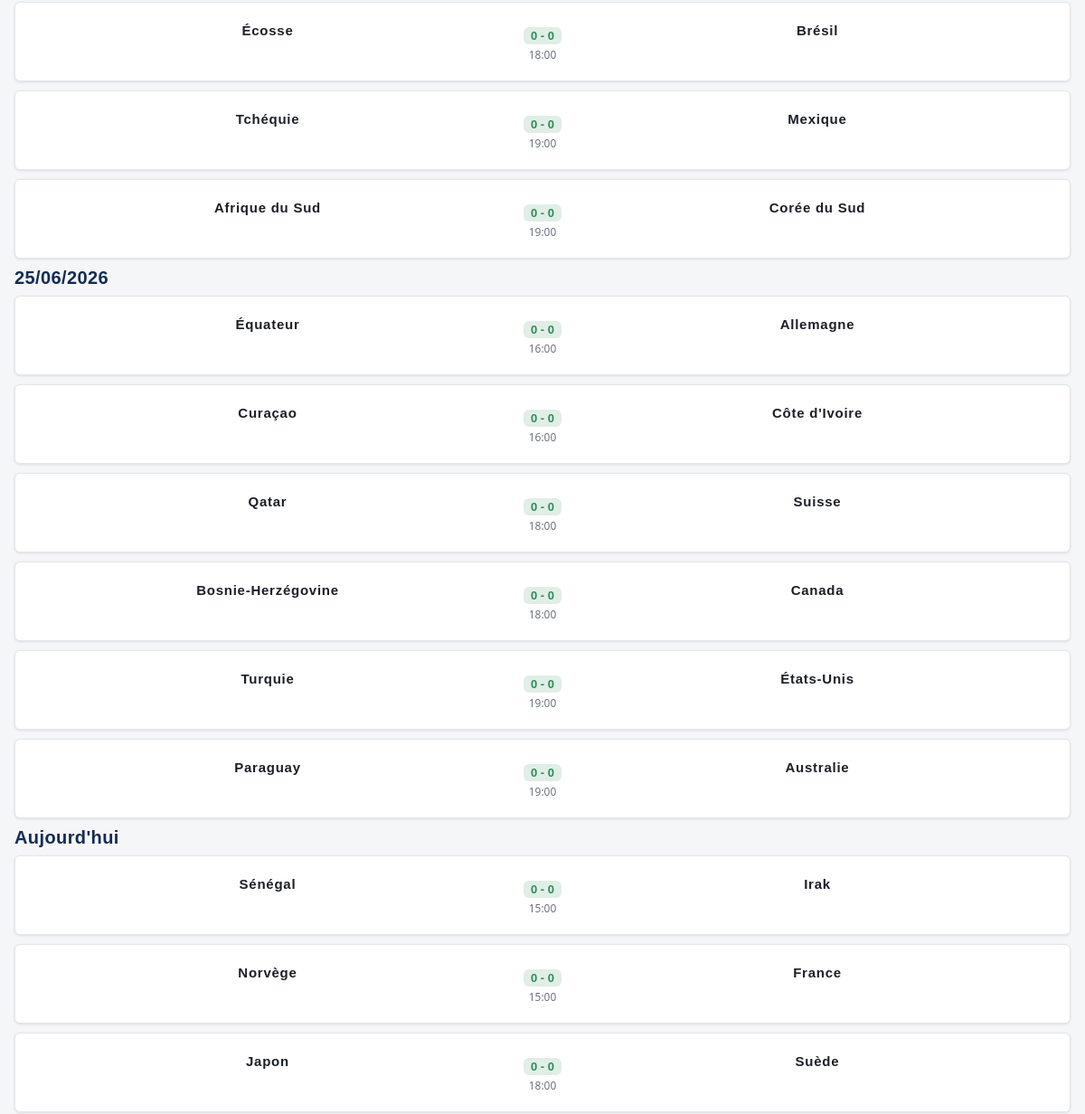
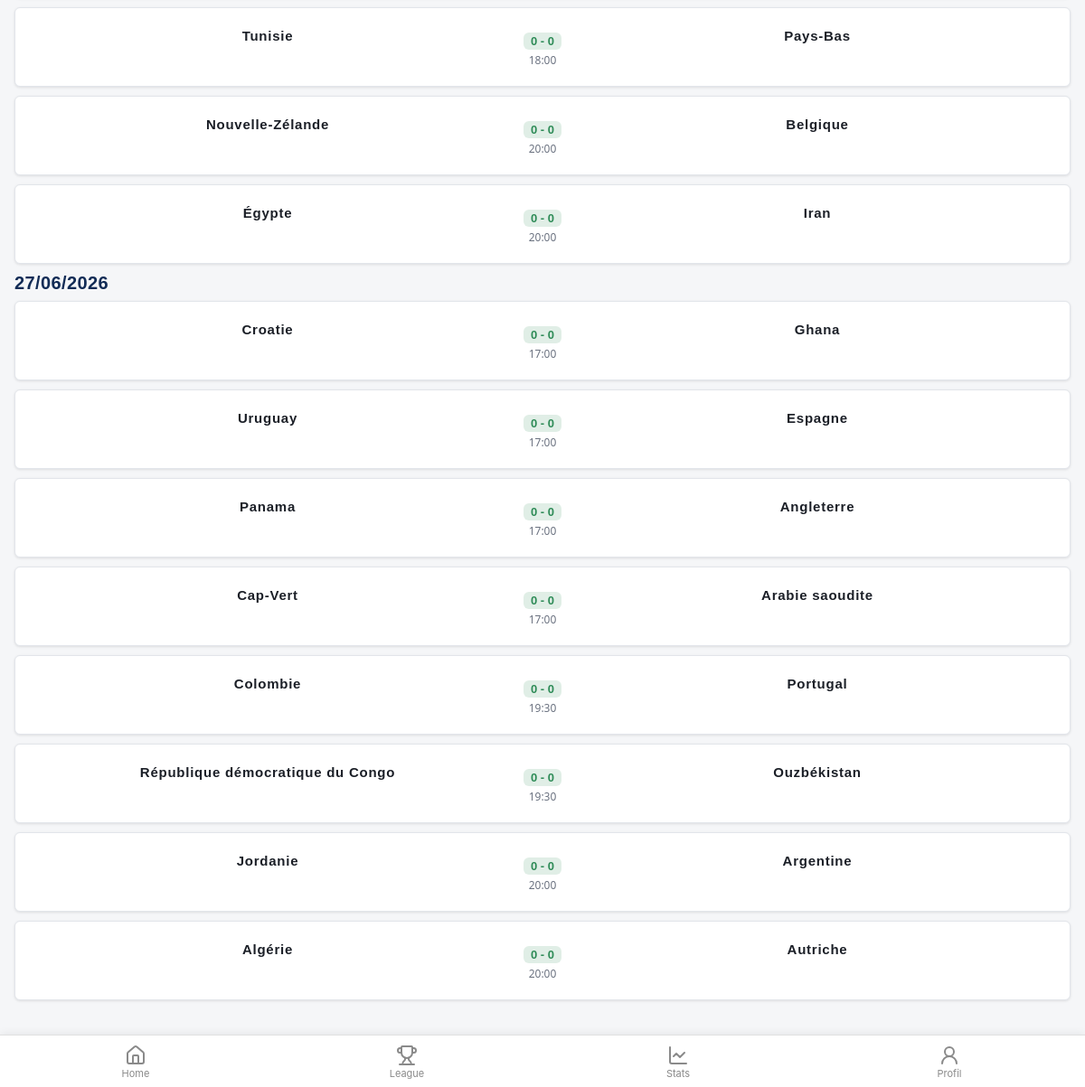
Before: /index.php?view=scores (signed in, lower part) with the older database file (2 pictures, top to bottom).
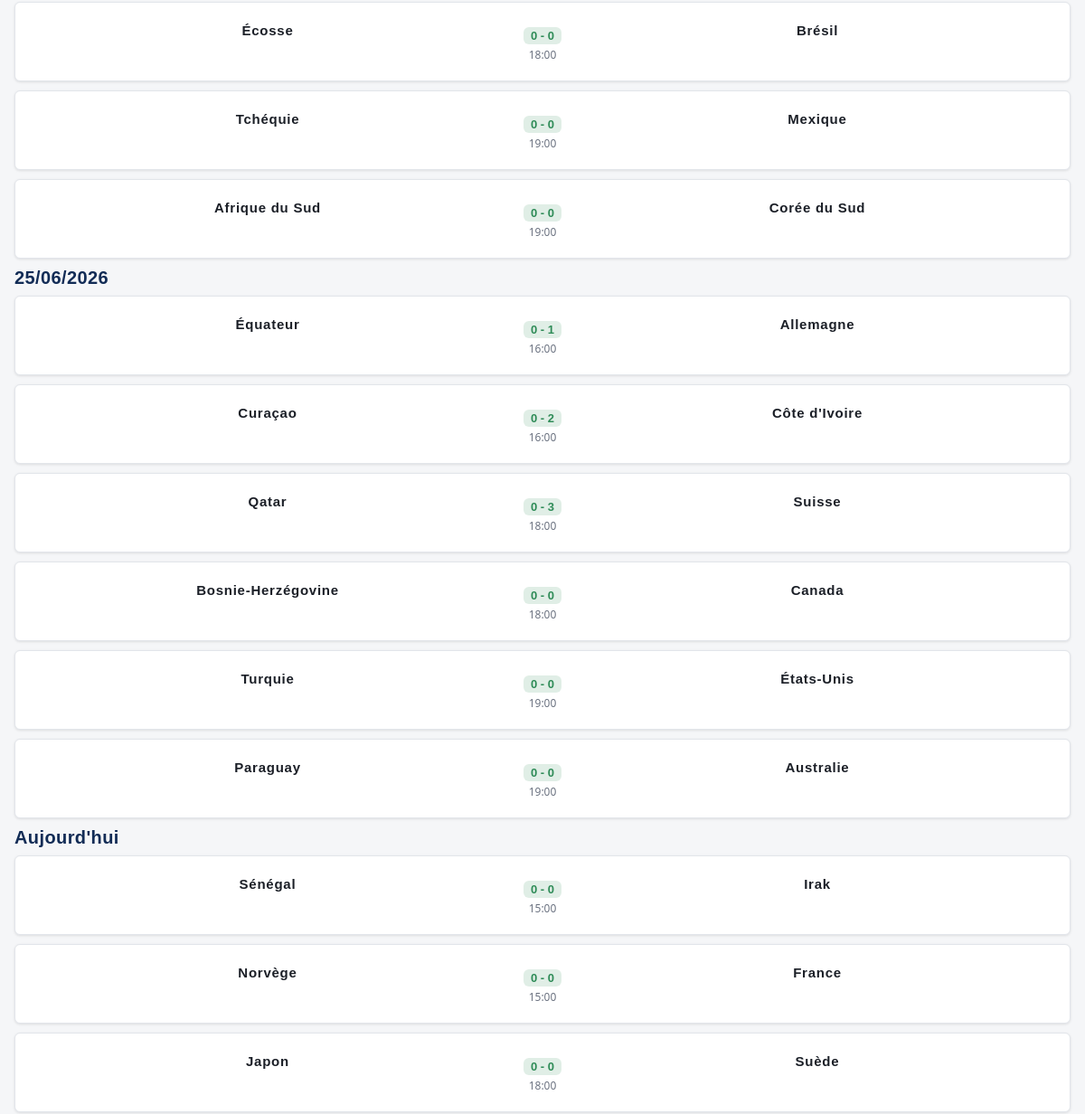
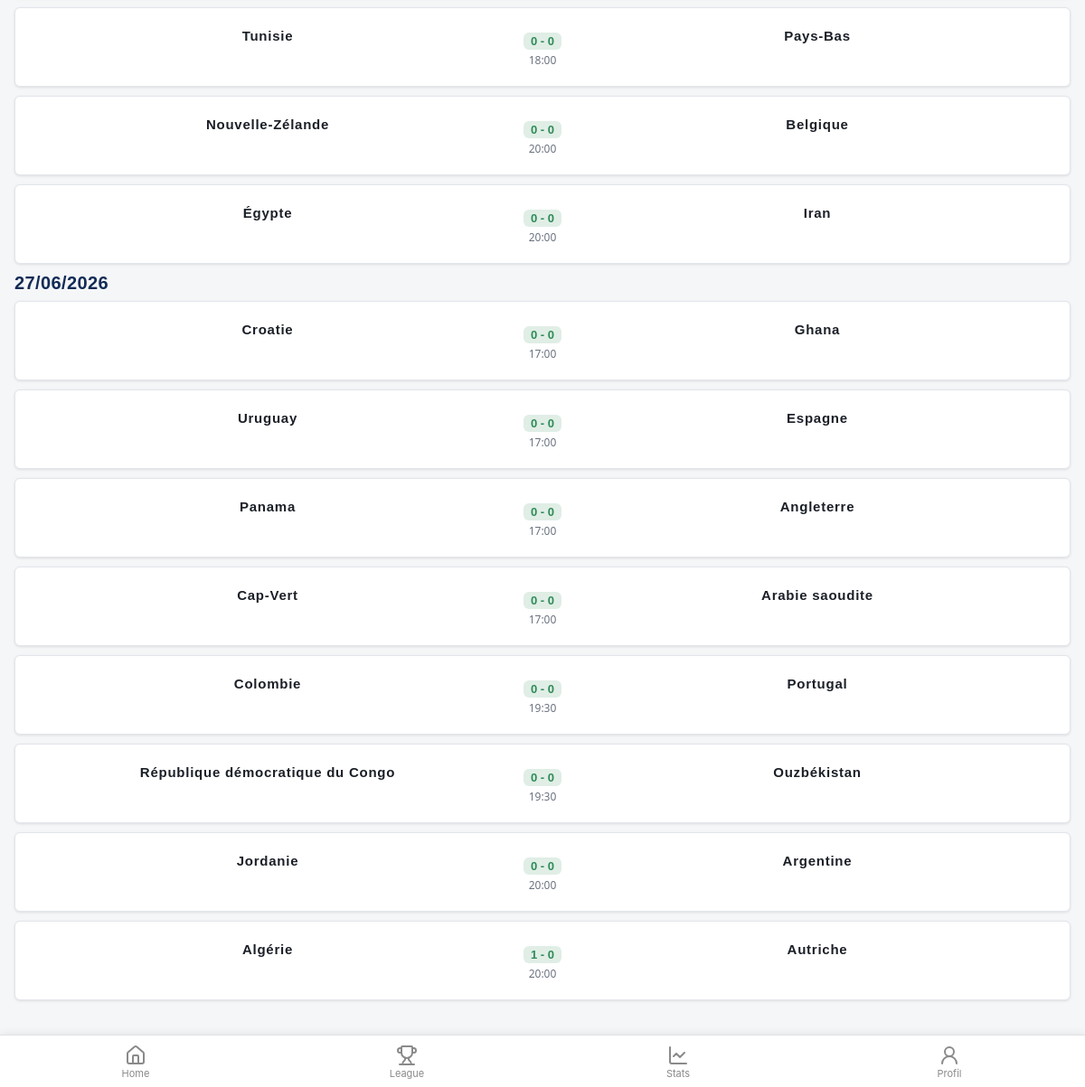
After: the same page with the newer database file (2 pictures, top to bottom).
### tables this page shows
CREATE TABLE `MATCHS` (
  `id` int NOT NULL,
  `date_match` datetime NOT NULL,
  `equipe_dom_id` int DEFAULT NULL,
  `equipe_ext_id` int DEFAULT NULL,
  `score_dom` int DEFAULT '0',
  `score_ext` int DEFAULT '0',
  `mvpfifa_id` int NOT NULL DEFAULT '-1'
);

CREATE TABLE `EQUIPE` (
  `id` int NOT NULL,
  `nom` varchar(100) NOT NULL,
  `pays` varchar(100) NOT NULL,
  `poule` varchar(10) DEFAULT NULL,
  `image_drapeau` varchar(255) NOT NULL
);

### libs/maLibSQL.pdo.php (called while the page is built, shortened)
<?php
function SQLSelect($sql)
{
 	global $BDD_host;
	global $BDD_base;
 	global $BDD_user;
 	global $BDD_password;
	try {
		$dbh = new PDO("mysql:host=$BDD_host;dbname=$BDD_base", $BDD_user, $BDD_password);
	} catch (PDOException $e) {
		die("<font color=\"red\">SQLSelect: Erreur de connexion : " . $e->getMessage() . "</font>");
	}
	$dbh->exec("SET CHARACTER SET utf8");
	$res = $dbh->query($sql);
	$num = $res->rowCount();
	if ($num==0) return false;
	else return $res;
}
function parcoursRs($result)
{
	if  ($result == false) return array();
	$result->setFetchMode(PDO::FETCH_ASSOC);
	while ($ligne = $result->fetch())
		$tab[]= $ligne;
	return $tab;
}
?>

### libs/modele.php (called while the page is built, shortened)
<?php
include_once(__DIR__ . "/maLibSQL.pdo.php");
function listerTousLesMatchs()
{
    $sql = "SELECT m.id, e1.nom AS equipe_dom, e2.nom AS equipe_ext,
                   m.score_dom, m.score_ext, m.date_match
            FROM MATCHS m
            JOIN EQUIPE e1 ON m.equipe_dom_id = e1.id
            JOIN EQUIPE e2 ON m.equipe_ext_id = e2.id
            ORDER BY m.date_match ASC";
    return parcoursRS(SQLSelect($sql));
}
function getProfil($idUser)
{
    $SQL = "SELECT U.id, U.pseudo, U.pdp, U.equipe_pref_id, U.joueur_pref_id,
				   E.nom AS equipe_nom, E.image_drapeau,
				   J.prenom AS joueur_prenom, J.nom AS joueur_nom, J.image_joueur
            FROM UTILISATEUR U
            LEFT JOIN EQUIPE E ON E.id = U.equipe_pref_id
            LEFT JOIN JOUEUR J ON J.id = U.joueur_pref_id
            WHERE U.id = '$idUser'";
    $rs = parcoursRs(SQLSelect($SQL));
    return (count($rs) > 0) ? $rs[0] : false;
}
function getStatsProfil($idUser)
{
    $SQL = "SELECT J.prenom, J.nom, COUNT(*) AS nb
            FROM AVIS_MATCH A
            JOIN JOUEUR J ON J.id = A.mvp_id
            WHERE A.user_id='$idUser' AND A.mvp_id IS NOT NULL
            GROUP BY A.mvp_id ORDER BY nb DESC LIMIT 1";
    $rs = parcoursRs(SQLSelect($SQL));
    $SQL = "SELECT E.nom, COUNT(*) AS nb
            FROM AVIS_MATCH A
            JOIN MATCHS M ON M.id = A.match_id
            JOIN EQUIPE E ON E.id = M.equipe_dom_id OR E.id = M.equipe_ext_id
            WHERE A.user_id='$idUser' AND A.vu_ou IS NOT NULL
            GROUP BY E.id ORDER BY nb DESC LIMIT 1";
    $rs = parcoursRs(SQLSelect($SQL));
    return compact('nbVus', 'mvp', 'equipePlusVue', 'noteMoy', 'nbStade');
}
?>

### templates/scores.php (the view, shortened to what this page needs)
    <?php
$tousLesMatchs = listerTousLesMatchs();
?>
<div class="container">
    <?php
    $aujourdhui   = date('Y-m-d');
    $dateCourante = null;
    foreach ($tousLesMatchs as $m):
        $jour = date('Y-m-d', strtotime($m['date_match']));
        if ($jour !== $dateCourante):
            $dateCourante  = $jour;
            $estAujourdhui = ($jour === $aujourdhui);
    ?>
        <h2 <?= $estAujourdhui ? 'id="aujourdhui"' : '' ?>>
            <?= $estAujourdhui ? "Aujourd'hui" : date('d/m/Y', strtotime($jour)) ?>
        </h2>
    <?php endif; ?>
        <?php
        $scoreSet = ($m['score_dom'] !== null && $m['score_ext'] !== null);
        $score    = $scoreSet ? $m['score_dom'].' - '.$m['score_ext'] : '? - ?';
        ?>
        <div class="card match-card"
             data-nom="<?= htmlspecialchars(strtolower($m['equipe_dom'].' '.$m['equipe_ext'])) ?>"
             onclick="ouvrirFermer(this, <?= $m['id'] ?>)">
            <div class="match-card__score">
                <div class="match-card__team"><?= htmlspecialchars($m['equipe_dom']) ?></div>
                <div class="match-card__value">
                    <span class="badge <?= $scoreSet ? 'badge--success' : 'badge--rating' ?>">
                        <?= $score ?>
                    </span>
                </div>
                <div class="match-card__team"><?= htmlspecialchars($m['equipe_ext']) ?></div>
            </div>
            <div class="match-card__date"><?= date('H:i', strtotime($m['date_match'])) ?></div>
        </div>
    <?php endforeach; ?>
</div>

Changed rows visible on the page:
changed matchs "Équateur": score "0 - 0" → "0 - 1"
changed matchs "Curaçao": score "0 - 0" → "0 - 2"
changed matchs "Qatar": score "0 - 0" → "0 - 3"
changed matchs "Algérie": score "0 - 0" → "1 - 0"
